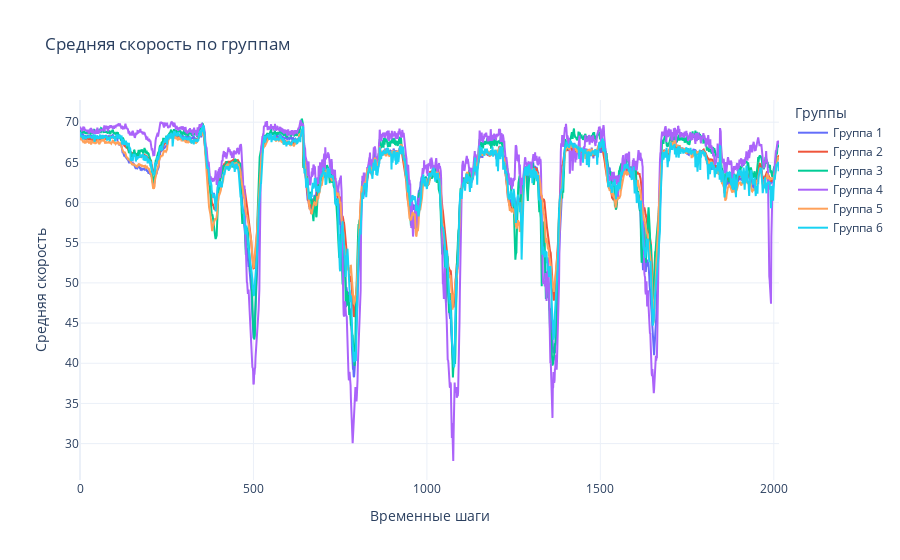

Write notebook code for a chart like this one.
### Code cell
labels = KMeans(n_clusters=6, random_state=42).fit_predict(
    np.array(list(nx.betweenness_centrality(nx.from_numpy_array(adj)).values())).reshape(-1, 1)
)

processor.plot_group_average_speeds(labels, n_clusters=6)

### Figure 1 — Plotly figure (JSON) as saved in the notebook; plotly's stock layout.template omitted (floating-point values rounded to 4 significant figures; data arrays with more than 128 entries replaced by an {"elided": "..."} marker saying what was removed)
{"data": [{"mode": "lines", "name": "Группа 1", "type": "scatter", "x": {"elided": "2016 int values"}, "y": {"elided": "2016 float values"}}, {"mode": "lines", "name": "Группа 2", "type": "scatter", "x": {"elided": "2016 int values"}, "y": {"elided": "2016 float values"}}, {"mode": "lines", "name": "Группа 3", "type": "scatter", "x": {"elided": "2016 int values"}, "y": {"elided": "2016 float values"}}, {"mode": "lines", "name": "Группа 4", "type": "scatter", "x": {"elided": "2016 int values"}, "y": {"elided": "2016 float values"}}, {"mode": "lines", "name": "Группа 5", "type": "scatter", "x": {"elided": "2016 int values"}, "y": {"elided": "2016 float values"}}, {"mode": "lines", "name": "Группа 6", "type": "scatter", "x": {"elided": "2016 int values"}, "y": {"elided": "2016 float values"}}], "layout": {"legend": {"title": {"text": "Группы"}}, "title": {"text": "Средняя скорость по группам"}, "xaxis": {"title": {"text": "Временные шаги"}}, "yaxis": {"title": {"text": "Средняя скорость"}}}}
